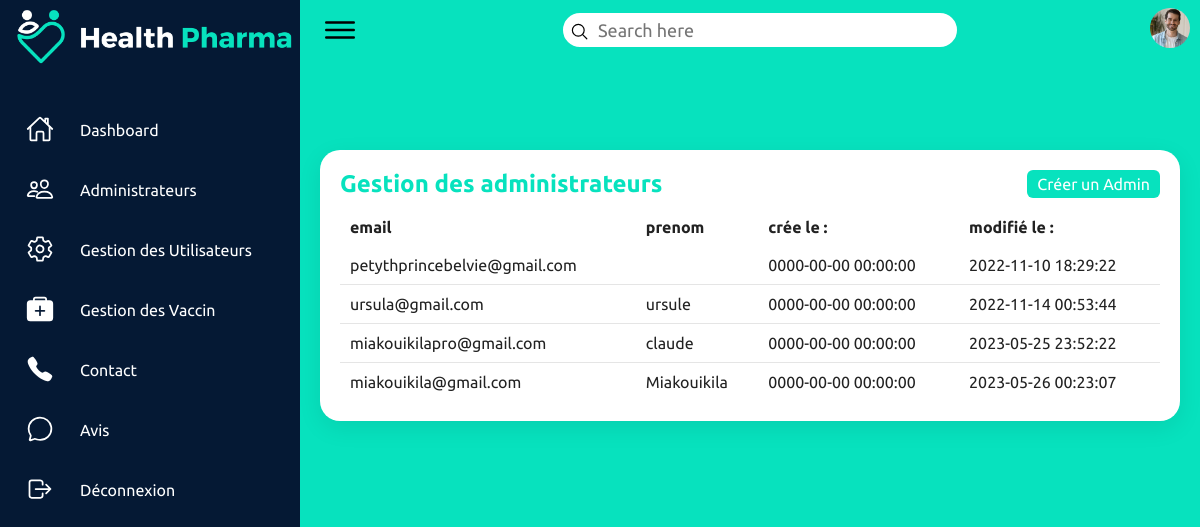
Page /admin/administrateur.php (signed in) on the committed database.
### tables this page shows
CREATE TABLE `user` (
  `id` int(11) NOT NULL,
  `email` varchar(150) NOT NULL,
  `nom` varchar(255) NOT NULL,
  `prenom` varchar(100) NOT NULL,
  `password` varchar(250) NOT NULL,
  `modified_at` datetime NOT NULL,
  `created_at` datetime NOT NULL,
  `role` varchar(20) NOT NULL,
  `token` varchar(250) NOT NULL
);

### admin/administrateur.php (the view, shortened to what this page needs)
<?php
require('inc/fonction.php');
$sql = 'SELECT * FROM user WHERE role = "admin" ';
$query = $pdo->prepare($sql);
$query->execute();
$admin = $query->fetchAll();
include ('inc/header.php'); ?>
<section class="admin">
    <div class="bloc">
        <div class="main">
            <div class="topbar">
                <div class="toggle">
                    <ion-icon name="menu-outline"></ion-icon>
                </div>
                <div class="search">
                    <label>
                        <input type="text" placeholder="Search here">
                        <ion-icon name="search-outline"></ion-icon>
                    </label>
                </div>
                <div class="user">
                    <img src="asset/img/header_profil.png" alt="">
                </div>
            </div>
            <div class="details">
                <div class="recentOrders">
                    <div class="cardHeader">
                        <h2>Gestion des administrateurs</h2>
                        <a href="new_admin.php" class="btn">Créer un Admin</a>
                    </div>
                    <table>
                        <thead>
                        <tr>
                            <td>email</td>
                            <td>prenom </td>
                            <td>crée le :</td>
                            <td>modifié le :</td>
                        </tr>
                        </thead>
                        <tbody>
                        <?php foreach ($admin as $admins) { ?>
                            <tr>
                                <td><?php echo $admins['email']; ?></td>
                                <td><?php echo $admins['prenom']; ?></td>
                                <td><?php echo $admins['modified_at']; ?></td>
                                <td><?php echo $admins['created_at']; ?></td>
                            </tr>
                        <?php } ?>
                        </tbody>
                    </table>
                </div>
            </div>
        </div>
    </div>
</section>
<?php include ('inc/footer.php'); ?>

### admin/asset/css/style_back.css (style rules this page uses)
* { font-family: "Ubuntu", sans-serif; margin: 0; padding: 0; box-sizing: border-box; }
img { width:100%; }
:root { --blue: #2a2185; --white: #fff; --gray: #f5f5f5; --black1: #222; --black2: #999; --blanc:#FFFFFF; --bleu:#051934; --vert:#07E2BE; }
body { min-height: 100vh; overflow-x: hidden; background-color: var(--vert); font-family: 'Montserrat', sans-serif; }
a { list-style: none; text-decoration: none; color: white; }
.main { position: absolute; width: calc(100% - 300px); left: 300px; min-height: 100vh; background: var(--vert); transition: 0.5s; }
.topbar { width: 100%; height: 60px; display: flex; justify-content: space-between; align-items: center; padding: 0 10px; }
.toggle { position: relative; width: 60px; height: 60px; display: flex; justify-content: center; align-items: center; font-size: 2.5rem; cursor: pointer; }
.search { position: relative; width: 400px; margin: 0 10px; }
.search label { position: relative; width: 100%; }
.search label input { width: 100%; height: 40px; border-radius: 40px; padding: 5px 20px; padding-left: 35px; font-size: 18px; outline: none; border: 3px solid var(--vert); }
.search label ion-icon { position: absolute; top: 0; left: 10px; font-size: 1.2rem; }
.user { display: flex; flex-direction: column; gap: 1rem; gap: .3rem; width: 40px; }
.user img { border-radius: 50%; width: 100%; height: 100%; object-fit: cover; border-radius: 50%; }
.details { position: relative; width: 100%; padding: 20px; display: grid; grid-template-columns: 2fr 1fr; grid-gap: 30px; }
.details .recentOrders { position: relative; min-height: 500px; background: var(--white); padding: 20px; box-shadow: 0 7px 25px rgba(0, 0, 0, 0.08); border-radius: 20px; }
.details .cardHeader { display: flex; justify-content: space-between; align-items: flex-start; }
.cardHeader h2 { font-weight: 600; color: var(--vert); }
.cardHeader .btn { position: relative; padding: 5px 10px; background: var(--vert); text-decoration: none; color: var(--white); border-radius: 6px; }
.details table { width: 100%; border-collapse: collapse; margin-top: 10px; }
.details table thead td { font-weight: 600; }
.details .recentOrders table tr { color: var(--black1); border-bottom: 1px solid rgba(0, 0, 0, 0.1); }
.details .recentOrders table tr:last-child { border-bottom: none; }
.details .recentOrders table tr td { padding: 10px; }
.admin .main .details { display: block; margin-top: 70px; }
.admin .recentOrders { min-height: 0px; }

### rows in the picture
user: email "petythprincebelvie@gmail.com", modified_at "0000-00-00 00:00:00", created_at "2022-11-10 18:29:22"
user: email "ursula@gmail.com", prenom "ursule", modified_at "0000-00-00 00:00:00", created_at "2022-11-14 00:53:44"
user: email "miakouikilapro@gmail.com", prenom "claude", modified_at "0000-00-00 00:00:00", created_at "2023-05-25 23:52:22"
user: email "miakouikila@gmail.com", prenom "Miakouikila", modified_at "0000-00-00 00:00:00", created_at "2023-05-26 00:23:07"
